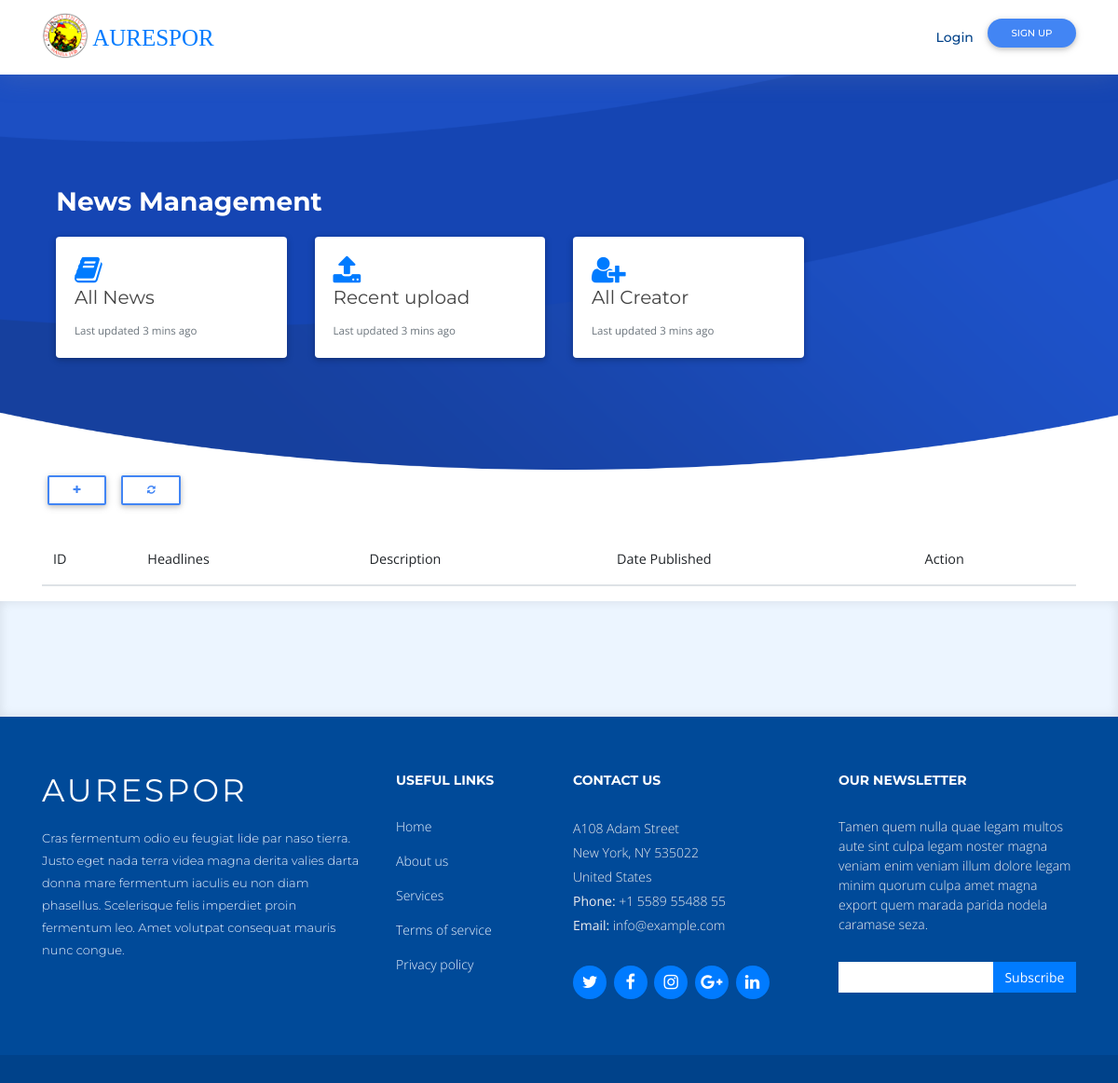
Before: /admin/news/index.php with the older database file.
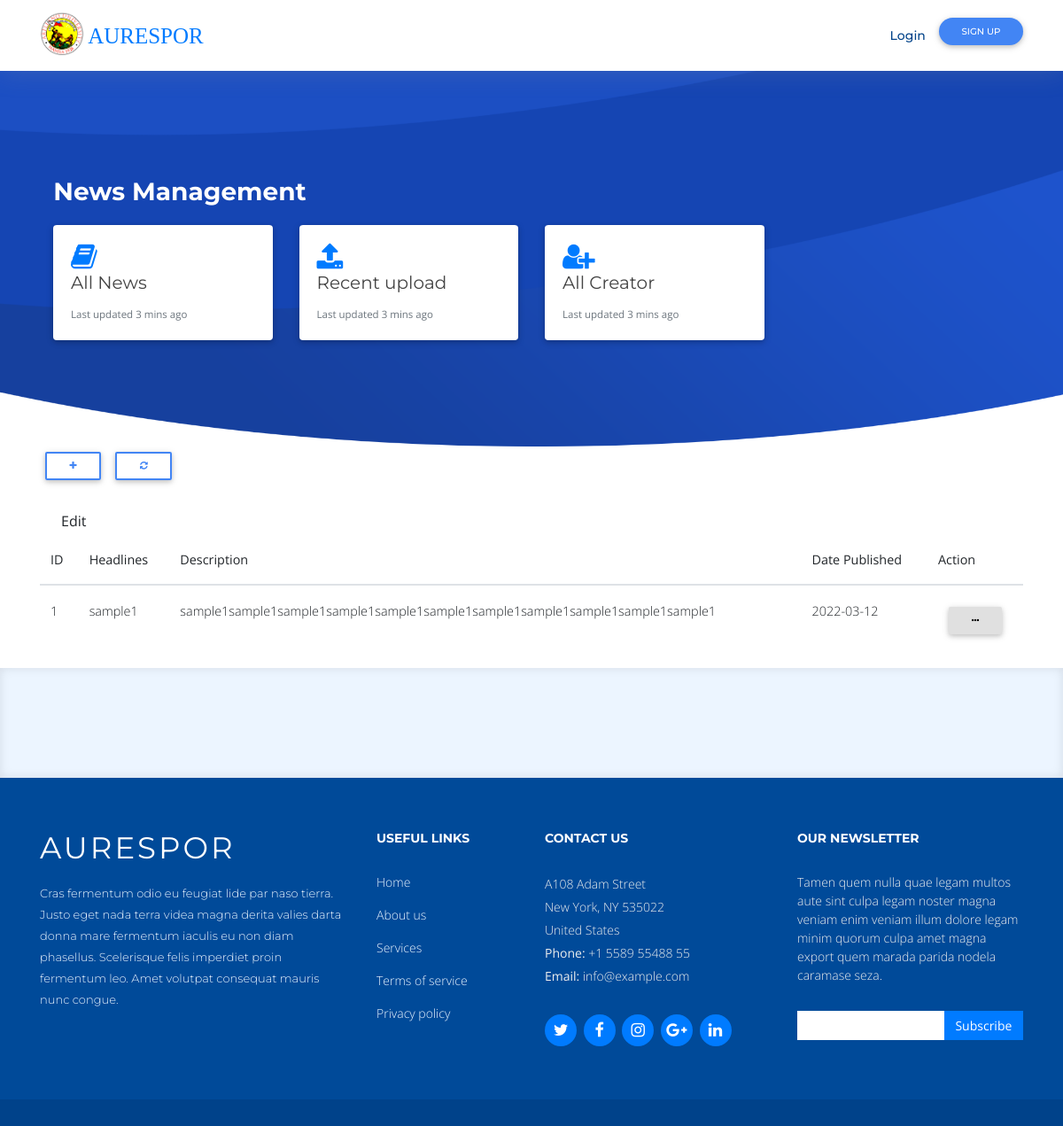
After: the same page with the newer database file.
### tables this page shows
CREATE TABLE `tblnews` (
  `id` int(100) NOT NULL,
  `name` varchar(200) NOT NULL,
  `mobile` longtext NOT NULL,
  `email` varchar(100) NOT NULL
);

### admin/news/index.php (the view, shortened to what the changed rows need)
<?php
include "/xampp/htdocs/CustomLandingPage/admin/research/inc/header.php";
include_once("config.php");
?>
<!DOCTYPE html>
<html lang="en">
<head>
  <link rel="stylesheet" href="https://use.fontawesome.com/releases/v5.11.2/css/all.css">
  <link rel="stylesheet" href="../../resource/css/bootstrap.min.css">
	<link rel="stylesheet" href="../../resource/css/mdb.min.css">
  <link href="../../resource/lib/font-awesome/css/font-awesome.min.css" rel="stylesheet">
  <link href="../../resource/lib/animate/animate.min.css" rel="stylesheet">
  <link href="../../resource/lib/ionicons/css/ionicons.min.css" rel="stylesheet">
  <link href="../../resource/lib/owlcarousel/assets/owl.carousel.min.css" rel="stylesheet">
  <link href="../../resource/lib/lightbox/css/lightbox.min.css" rel="stylesheet">
  <link href="../../resource/css/style.css" rel="stylesheet">
  <link href="../../resource/css/addons.css" rel="stylesheet">
</head>
<body>
  <main id="main">
  <body>
  <div class="container">
<br/>
<br/>
<div class="table-responsive-lg">
 <table id="news" class="table table-hover">
   <thead>
     <tr>
       <th scope="col">ID</th>
       <th scope="col">Headlines</th>
       <th scope="col">Description</th>
       <th scope="col">Date Published</th>
       <th scope="col" align="center">Action</th>
     </tr>
   </thead>
   <tbody>
     <?php
     $result = mysqli_query($mysqli, "SELECT * FROM tblnews ORDER BY id DESC");
     if ($result->num_rows>0) {
     while ($data = mysqli_fetch_array($result)) {
       ?>
       <tr>
         <td><?php echo $data['id']?></td>
         <td><a href="action.php?id=<?php echo $data['id']?> &ref=research"><?php echo $data['name']?></a></td>
         <td><?php echo $data['mobile']?></a></td>
         <td><?php echo $data['email']?></a></td>
 <a class="dropdown-item" href="edit.php?edit=<?php echo $data['id']?>">Edit</a>
       <td align="center"> <div class="dropdown">
         <button class="btn btn-light btn-sm" type="button" id="option" data-toggle="dropdown" aria-haspopup="true" aria-expanded="false">
           <i class="fa fa-ellipsis-h"> </i>
         </button>
       </div>
     </td>
   </tr>
   <?php
 }
}
 ?>
</tbody>
</table>
</div>
</div>
  </main>
  <link rel="stylesheet" href="//cdn.datatables.net/1.11.5/css/jquery.dataTables.min.css">
</body>
</html>

Changed rows visible on the page:
added tblnews: id "1", name "sample1", mobile "sample1sample1sample1sample1sample1sample1sample1sample1sample1sample1sample1", email "2022-03-12"
